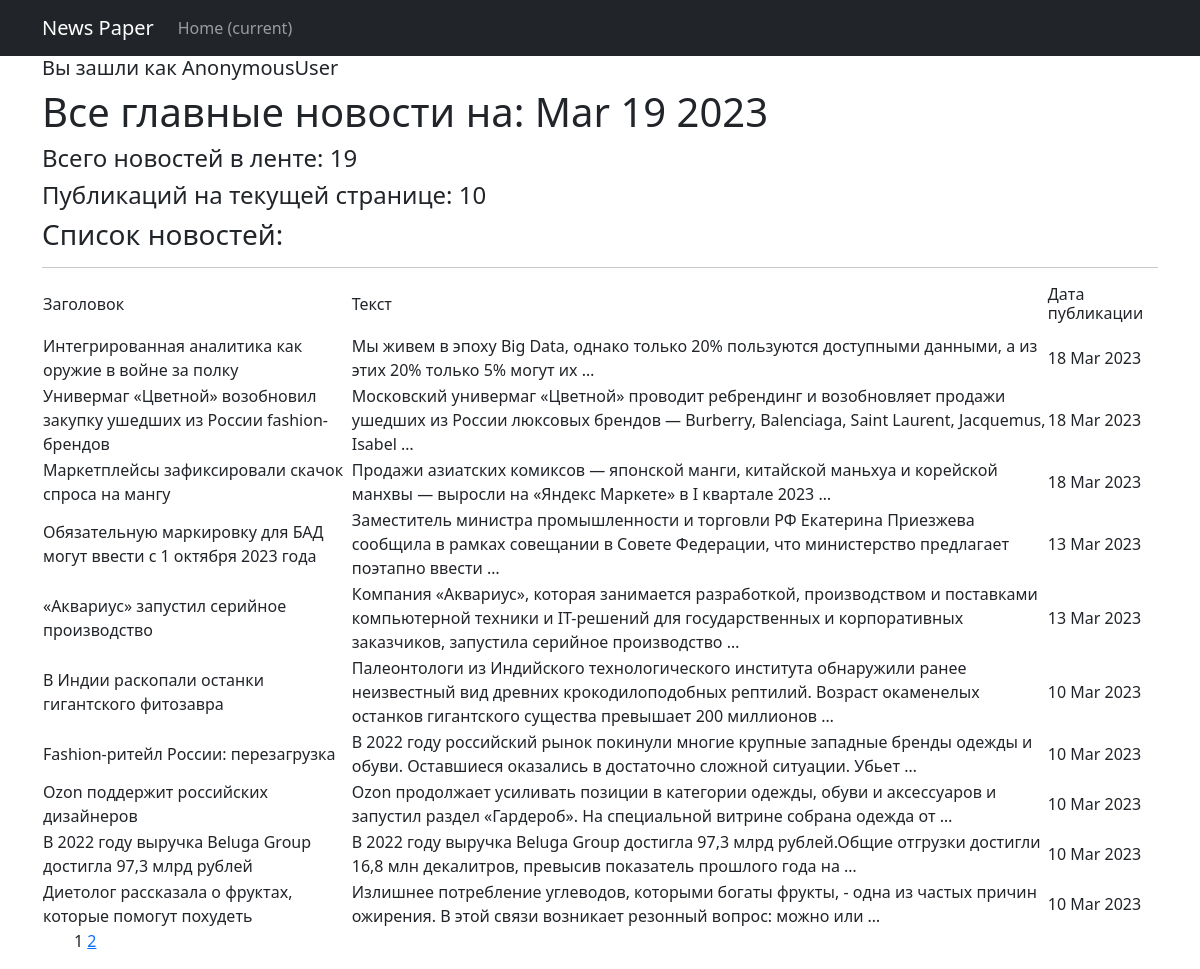
The page /news/ on the database as committed earlier.
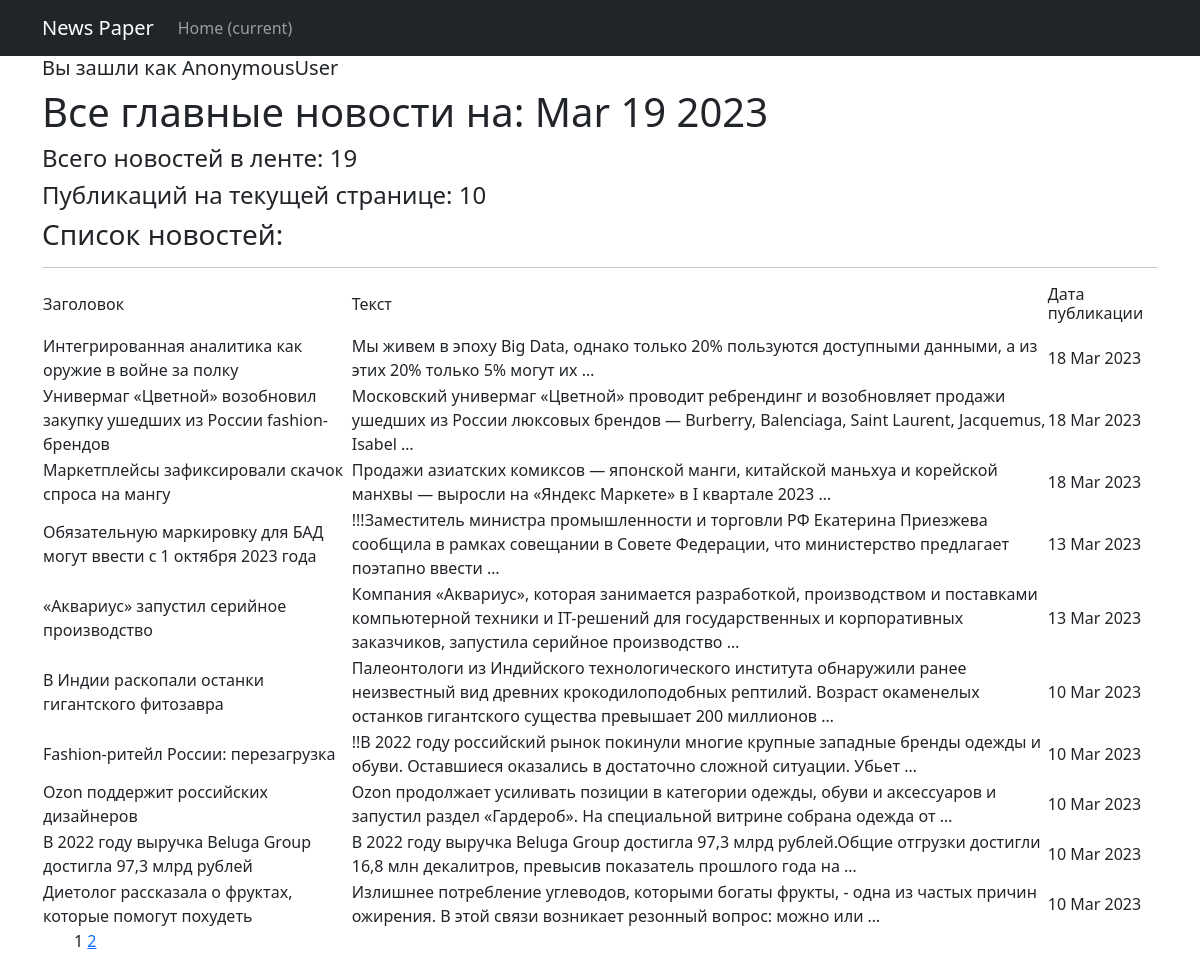
The same page on the database as committed later.
### news/models.py (models this page shows, shortened)
class Post(models.Model):
    list_type = [(news, 'Новости'), (article, 'Статья')]
    author = models.ForeignKey(Author, on_delete=models.CASCADE)
    post_type = models.CharField(max_length=2, choices=list_type)
    time_create = models.DateTimeField(auto_now_add=True)
    category = models.ManyToManyField(Category, through='PostCategory')
    title = models.CharField(max_length=250)
    text_post = models.TextField()
    rating = models.FloatField(default=0.0)

### news/views.py (the view, shortened to what this page needs)
# urls.py: path('', PostsList.as_view(), name='all_post'),
class PostsList(ListView):
    model = Post
    ordering = '-time_create'
    template_name = 'posts.html'
    context_object_name = 'posts'
    paginate_by = 10  # вот так мы можем указать количество записей на странице
    def get_context_data(self, *args, **kwargs):
        context = super().get_context_data(*args, **kwargs)
        context['time_now'] = datetime.utcnow()
        return context

### news/templatetags/custom_filters.py (called while the page is built)
@register.filter
@stringfilter
def censor(value):
    for i in range(len(bad_words)):
        num_index = value.lower().find(bad_words[i])
        if num_index > 0:
            value = value.replace(bad_words[i][1:], "*" * (len(bad_words[i]) - 1))
    return value

### news/templates/posts.html (shortened to what this page needs)
{% extends 'flatpages/default.html' %}
{% load custom_filters %}
{% block content %}
   <h5>Вы зашли как {{request.user}}</h5>
   <h1>Все главные новости на: {{ time_now|date:'M d Y' }}</h1>
   <h4>Всего новостей в ленте: {{ page_obj.paginator.count }} </h4>
   <h4>Публикаций на текущей странице: {{ posts|length}}</h4>
   <h3>Список новостей: </h3>
   <hr>
   {% if posts %}
       <table>
           <tr>
               <td><h6>Заголовок</h6></td>
               <td><h6>Текст</h6></td>
               <td><h6>Дата публикации</h6></td>
           </tr>
           {% for post in posts %}
           <tr>
               <td>{{ post.title|censor }}</td>
               <td>{{ post.text_post|censor|truncatewords:20 }}</td>
               <td>{{ post.time_create|date:'d M Y' }}</td>
           </tr>
           {% endfor %}
       </table>
   {% else %}
       <h2>Новостей нет!</h2>
   {% endif %}
    <ul text-align = "start ">
   {{ page_obj.number }}
   {% if page_obj.has_next %}
       <a href="?page={{ page_obj.next_page_number }}">{{ page_obj.next_page_number }}</a>
   {% endif %}
   </ul>
{% endblock content %}

Rows that differ between the two databases and show on the page:
changed Post: text_post|censor "Заместитель министра промышленности и торговли…" → "!!!Заместитель министра промышленности и торговли…"
changed Post "Fashion-ритейл России: перезагрузка": text_post|censor "В 2022 году российский рынок покинули многие крупные западные бренды одежды и обуви. Оставшиеся оказались в достаточно сложной ситуации. Убьет …" → "!!В 2022 году российский рынок покинули многие крупные западные бренды одежды и обуви. Оставшиеся оказались в достаточно сложной ситуации. Убьет …"
